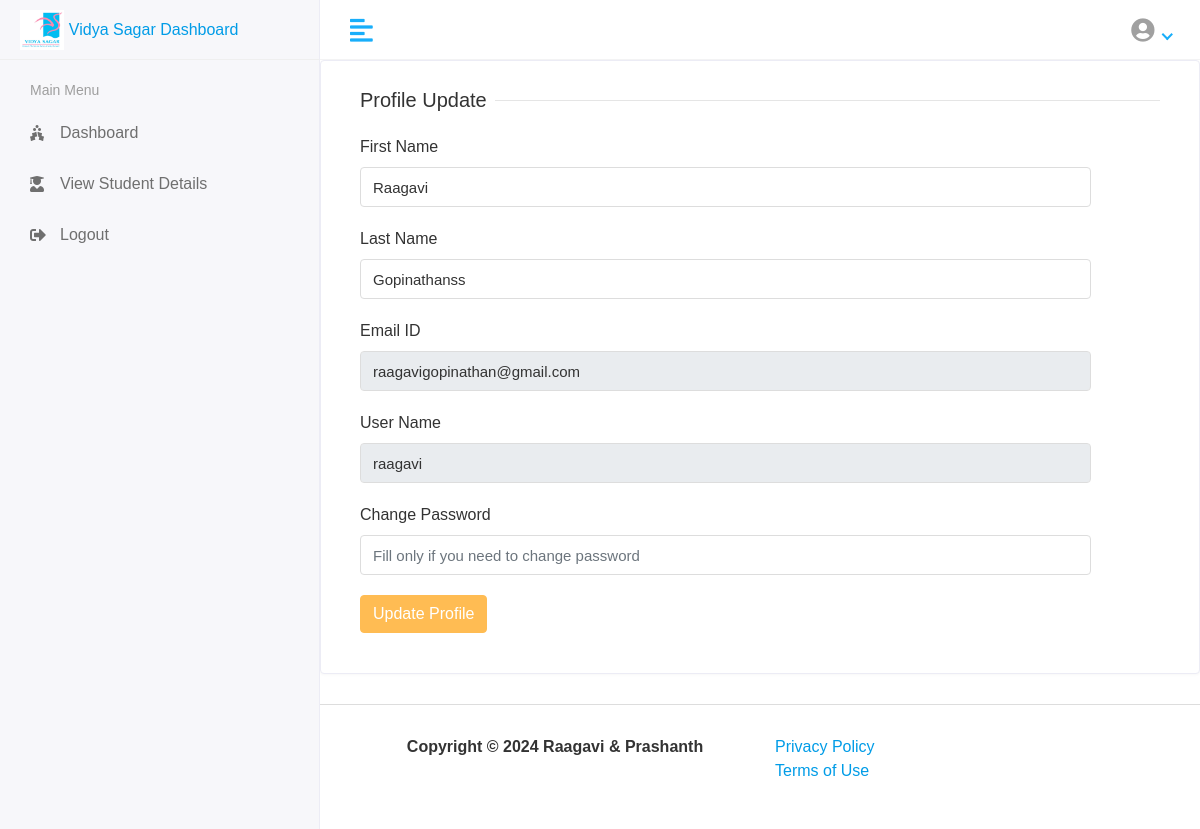
The app's page /Profile (signed in) with its own data.
### app/models.py (models this page shows)
class customuser(AbstractUser):
    USER_TYPES = (
        ('1', 'ADMIN'),
        ('2', 'STAFF'),
        ('3', 'STUDENT'),
    )
    user_type = models.CharField(choices=USER_TYPES, max_length=50, default='3')
    profile_pic = models.ImageField(upload_to='media/profile_pic', blank=True, null=True)
    student_details_link = models.URLField(max_length=200, null=True, blank=True)
    department = models.CharField(max_length=100, blank=True, null=True)

### vidyasagar_student_mgmt/views.py (the view)
# urls.py: path("Profile", views.PROFILE, name= "profile"),
def PROFILE(request):
    user= customuser.objects.get(id= request.user.id)
    context = {
        "user": user,
    }
    return render(request, 'profile.html')

### templates/profile.html (shortened to what this page needs)
{% extends 'base.html' %}
{% block content %}
<div class="row">
   <div class="col-sm-12">
      <div class="card">
         <div class="card-body">
             <form method="post" action="{% url 'profile_update' %}" enctype="multipart/form-data">
                  <div class="col-12">
                     <h5 class="form-title"><span>Profile Update</span></h5>
                  </div>
                  <div class="col-sm-11">
                     <div class="form-group">
                        <label>First Name</label>
                        <input type="text" class="form-control" name="first_name" value="{{user.first_name}}">
                     </div>
                  </div>
                  <div class="col-sm-11">
                     <div class="form-group">
                        <label>Last Name</label>
                        <input type="text" class="form-control" name="last_name" value="{{user.last_name}}">
                     </div>
                  </div>
                <div class="col-sm-11">
                     <div class="form-group">
                        <label>Email ID</label>
                        <input type="email" class="form-control" name="email" placeholder="Email ID Can't be Changed" value="{{user.email}}" readonly>
                     </div>
                  </div>
                  <div class="col-sm-11">
                     <div class="form-group">
                        <label>User Name</label>
                        <input type="text" class="form-control" name="username" placeholder="UserName Can't be Changed" value="{{user.username}}" readonly>
                     </div>
                  </div>
                  <div class="col-sm-11">
                     <div class="form-group">
                        <label>Change Password</label>
                        <input type="password" class="form-control" name='password' placeholder="Fill only if you need to change password">
                     </div>
                  </div>
                  <div class="col-12">
                     <button type="submit" class="btn btn-primary">Update Profile</button>
                  </div>
            </form>
         </div>
      </div>
   </div>
</div>
{% endblock %}

### static/assets/css/style.css (style rules this page uses)
html { height: 100%; }
body { background-color: #fff; color: #333; font-family: 'Poppins', sans-serif; font-size: 1rem; height: 100%; line-height: 1.5; overflow-x: hidden; }
h1, h2, h3, h4, h5, h6 { font-family: 'Poppins', sans-serif; margin-top: 0; }
.form-control { border: 1px solid #ddd; box-shadow: none; color: #333; font-size: 15px; height: 40px; }
input, button, a { transition: all 0.4s ease; -moz-transition: all 0.4s ease; -o-transition: all 0.4s ease; -ms-transition: all 0.4s ease; -webkit-transition: all 0.4s ease; }
input, input:focus, button, button:focus { outline: none; }
input[type=text], input[type=password] { -webkit-appearance: none; -moz-appearance: none; appearance: none; }
.form-group { margin-bottom: 1.25rem; }
.btn-primary { background-color: #FFBC53; border: 1px solid #FFBC53; }
.card { border: 1px solid #ececf5; box-shadow: 0 1px 3px 0 rgba(0, 0, 0, 0.03); margin-bottom: 1.875rem; }
.card-body { padding: 1.5rem; }
.form-title { width: 100%; max-width: 100%; padding: 0; font-size: 1.25rem; font-weight: 500; line-height: inherit; color: #333; white-space: normal; position: relative; display: block; margin-bottom: 20px; }
.form-title:before { content: ""; position: absolute; left: 0px; right: 0px; height: 1px; top: 50%; background-color: rgba(0, 0, 0, 0.1); }
.form-title span { padding: 0px 0.5rem 0 0; background-color: #fff; display: inline-block; z-index: 2; position: relative; }

### records on screen
customuser: first_name "Raagavi", last_name "Gopinathanss", email "raagavigopinathan@gmail.com", username "raagavi"
